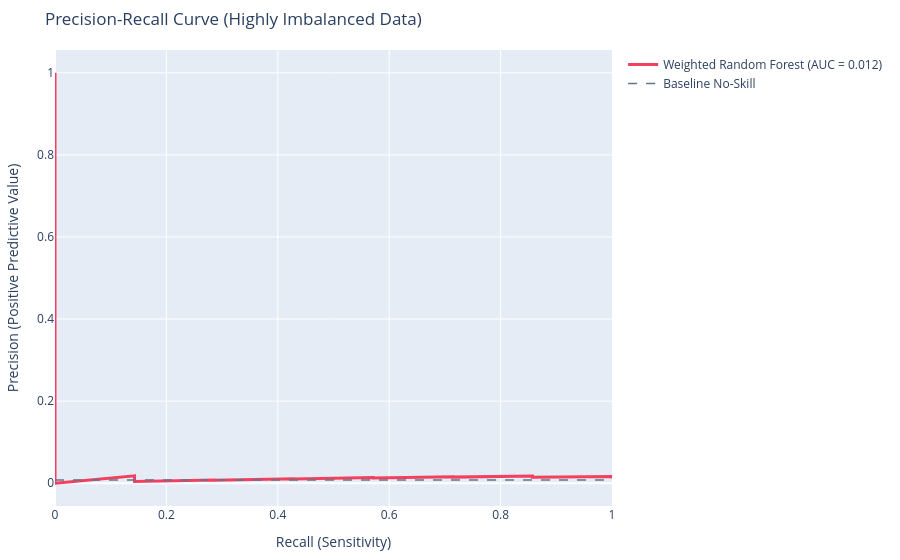

The notebook cell saved with this chart:
### Markdown cell above
## Precision-Recall Curve Visualization

For highly imbalanced datasets, the Receiver Operating Characteristic (ROC) curve can present an overly optimistic view. The Precision-Recall (PR) curve is much more informative for measuring model discrimination.

### Code cell
precision, recall, _ = precision_recall_curve(y_test, y_probs)
pr_auc = auc(recall, precision)

# Plot Precision-Recall using Plotly
import plotly.graph_objects as go

fig = go.Figure()
fig.add_trace(go.Scatter(
    x=recall, 
    y=precision, 
    mode='lines', 
    name=f'Weighted Random Forest (AUC = {pr_auc:.3f})',
    line=dict(color='#F43F5E', width=3)
))
fig.add_trace(go.Scatter(
    x=[0, 1], 
    y=[0.008, 0.008], 
    mode='lines', 
    name='Baseline No-Skill',
    line=dict(color='#64748B', width=1.5, dash='dash')
))
fig.update_layout(
    title=dict(text="Precision-Recall Curve (Highly Imbalanced Data)"),
    xaxis=dict(title=dict(text="Recall (Sensitivity)")),
    yaxis=dict(title=dict(text="Precision (Positive Predictive Value)")),
    margin=dict(l=40, r=40, t=50, b=40)
)
fig.show()

### Figure 1 — Plotly figure (JSON) as saved in the notebook; plotly's stock layout.template omitted (floating-point values rounded to 4 significant figures; data arrays with more than 128 entries replaced by an {"elided": "..."} marker saying what was removed)
{"data": [{"line": {"color": "#F43F5E", "width": 3}, "mode": "lines", "name": "Weighted Random Forest (AUC = 0.012)", "x": {"elided": "531 float values"}, "y": {"elided": "531 float values"}, "type": "scatter"}, {"line": {"color": "#64748B", "dash": "dash", "width": 1.5}, "mode": "lines", "name": "Baseline No-Skill", "x": [0, 1], "y": [0.008, 0.008], "type": "scatter"}], "layout": {"title": {"text": "Precision-Recall Curve (Highly Imbalanced Data)"}, "xaxis": {"title": {"text": "Recall (Sensitivity)"}}, "yaxis": {"title": {"text": "Precision (Positive Predictive Value)"}}, "margin": {"l": 40, "r": 40, "t": 50, "b": 40}}}
